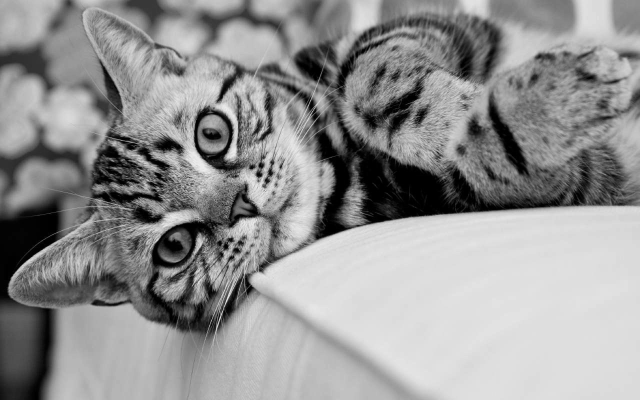
#> input picture cv/basic/cat.jpg, 1280 x 800 px, found by its file name (shown at 1/2 size)
$ python basic9.py
#> lines starting #> are read from the running program, lines starting #| are printed output that depends on the picture; after the words box and inside, x2 and y2 are one past the last pixel; in counts of white or black regions, pixels touching at a corner belong together
import cv2

img = cv2.imread("/home/rodion/yuliia0/aboba/cv/basic/cat.jpg")
#> img is the input picture: shape (800, 1280, 3); min 0, max 242, mean 146.8
img = cv2.cvtColor(img, cv2.COLOR_BGR2GRAY)
#> img: shape (800, 1280)
cv2.imshow("original", img)

n,dst = cv2.threshold(img, 0, 255, cv2.THRESH_BINARY)
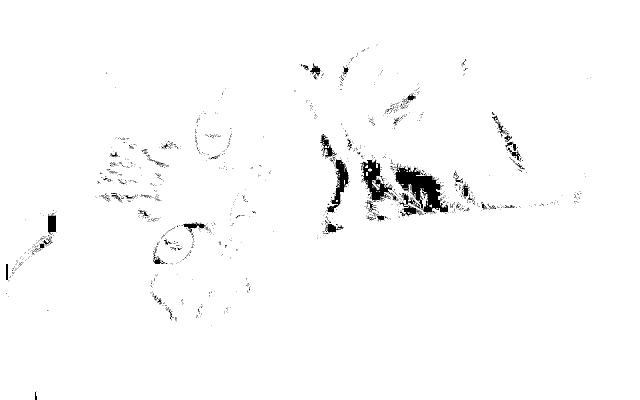
#> dst: shape (800, 1280) (shown at 1/2 size); 98.3% white; 1190 black regions (1135 under 20 px), largest, box (x1, y1, x2, y2) and area: (788, 327, 897, 433) 5117, (720, 319, 787, 402) 2212, (653, 319, 698, 425) 1562
cv2.imshow("THRESH BINARY", dst)

n,dst = cv2.threshold(img, 0, 255, cv2.THRESH_BINARY_INV)
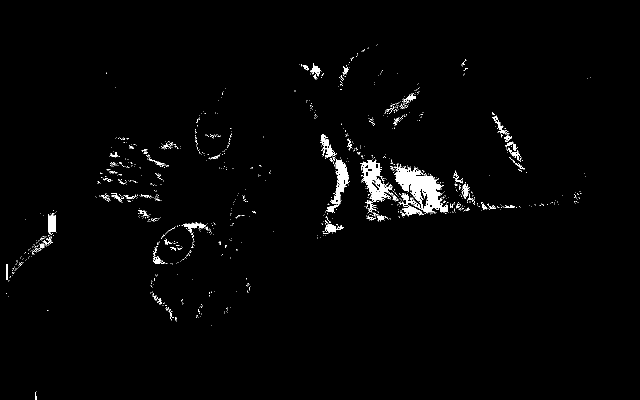
#> dst: shape (800, 1280) (shown at 1/2 size); 1.7% white; 1190 white regions (1135 under 20 px), largest, box (x1, y1, x2, y2) and area: (788, 327, 897, 433) 5117, (720, 319, 787, 402) 2212, (653, 319, 698, 425) 1562
cv2.imshow("THRESH BINARY INV", dst)

n,dst = cv2.threshold(img, 30, 210, cv2.THRESH_TRUNC)
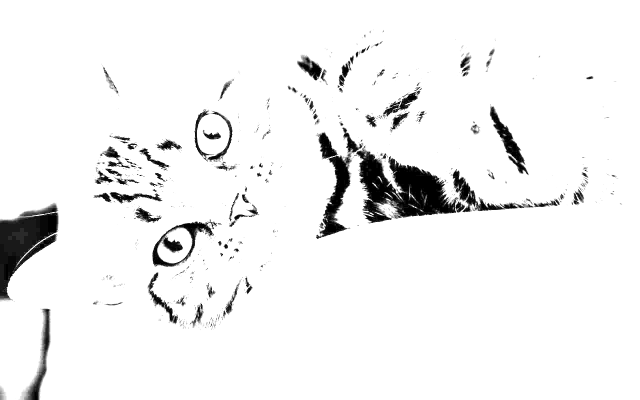
#> dst: shape (800, 1280) (shown at 1/2 size); min 0, max 30, mean 28.4; drawn with min black and max white
cv2.imshow("THRESH TRUNC", dst)

n,dst = cv2.threshold(img, 90, 240, cv2.THRESH_TOZERO)
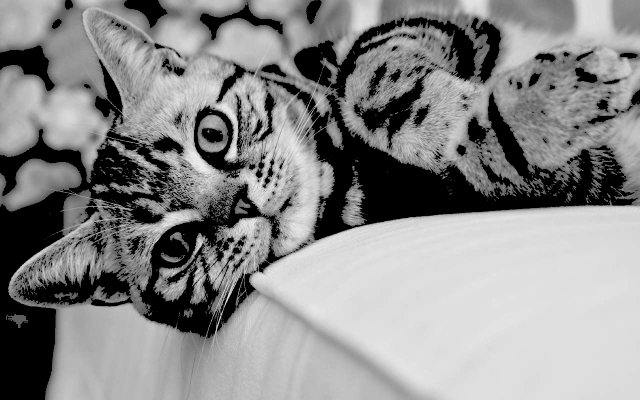
#> dst: shape (800, 1280) (shown at 1/2 size); min 0, max 242, mean 137.4
cv2.imshow("THRESH TOZERO", dst)

n,dst = cv2.threshold(img, 30, 255, cv2.THRESH_TOZERO_INV)
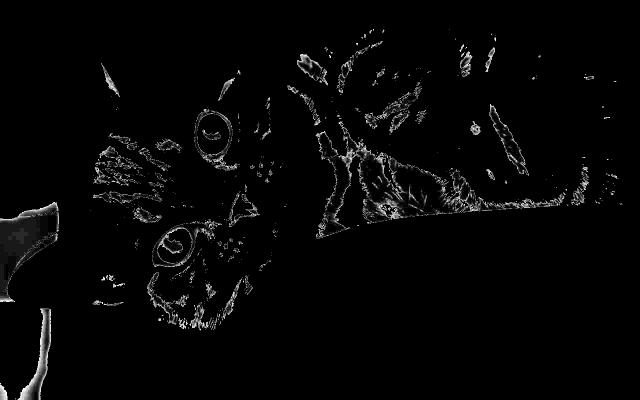
#> dst: shape (800, 1280) (shown at 1/2 size); min 0, max 30, mean 0.7; drawn with min black and max white
cv2.imshow("THRESH TOZERO INV ", dst)

cv2.waitKey (0)

$ run again, with cv/basic/basic3.2.png saved as cv/basic/cat.jpg
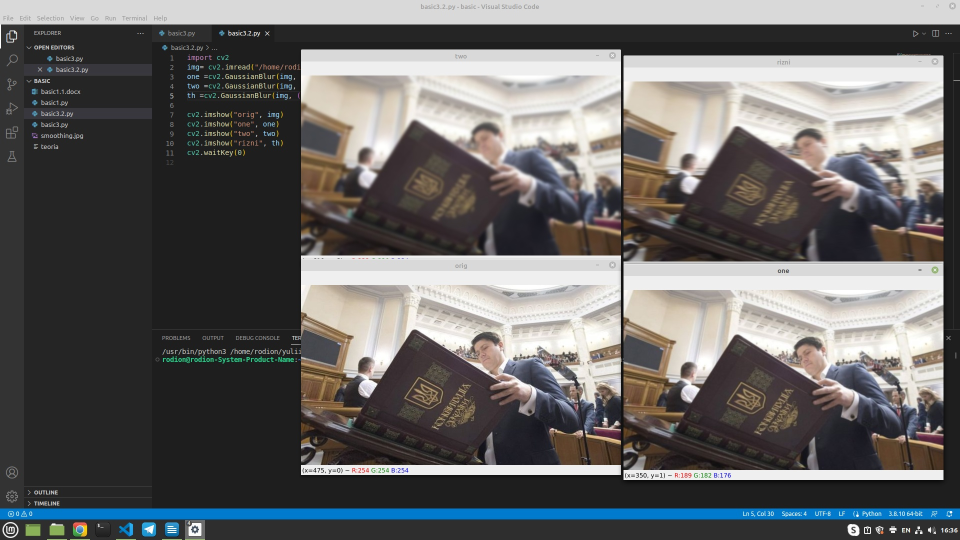
#> input picture cv/basic/basic3.2.png, 1920 x 1080 px, found by its file name (shown at 1/2 size)
#> img is the input picture: shape (1080, 1920, 3); mean B, G, R 101.6, 102.2, 103.3
#> img: shape (1080, 1920)
#> `n,dst = cv2.threshold(img, 0, 255, cv2.THRESH_BINARY)`:
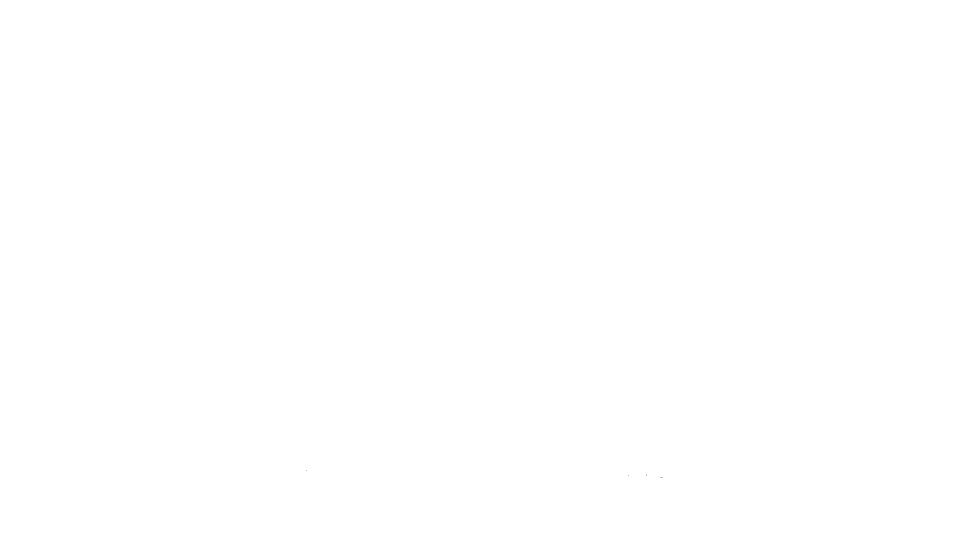
#> dst: shape (1080, 1920) (shown at 1/2 size); 100% white; black in thin lines or dots, all inside (x1, y1, x2, y2) = (612, 941, 1325, 955)
#> `n,dst = cv2.threshold(img, 30, 255, cv2.THRESH_TOZERO_INV)`:
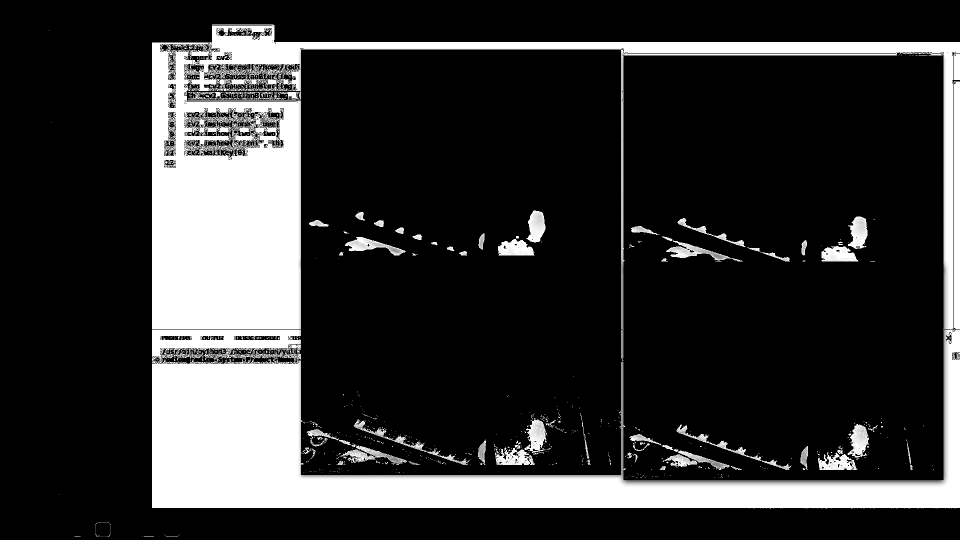
#> dst: shape (1080, 1920) (shown at 1/2 size); min 0, max 30, mean 6; drawn with min black and max white
